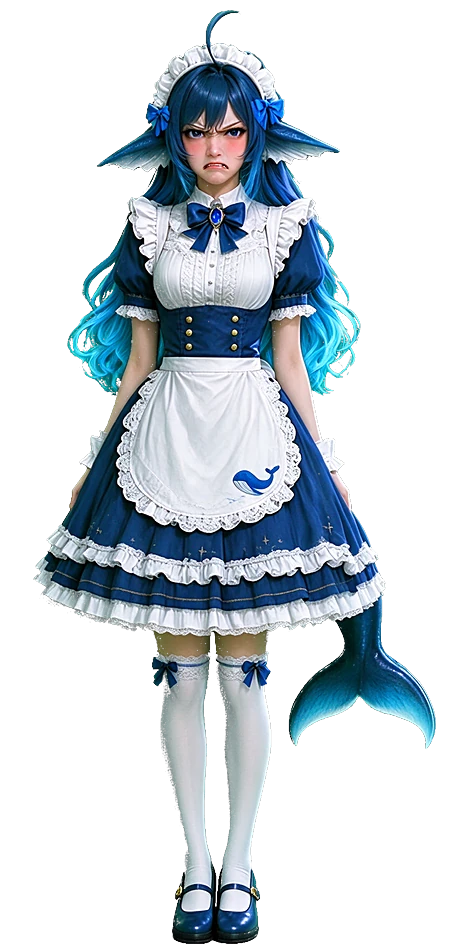
#> input picture assets/pet-azure-angry.webp, 468 x 950 px, given in place of pet-violet-walk1.webp, which was not available
$ python make-action-firsts.py
#> lines starting #> are read from the running program, lines starting #| are printed output that depends on the picture; pictures that were not available may be replaced by others from this repository, and a replacement may not be noted
from PIL import Image

W, H = 768, 1344
jobs = []
for pid in ['violet', 'crimson', 'indigo', 'silver']:
    for act, frame in [('walk', 'walk1'), ('hair', 'hair1')]:
        jobs.append((pid, act, f'assets/pet-{pid}-{frame}.webp'))

for pid, act, src_path in jobs:
    src = Image.open(src_path).convert('RGBA')
#> src is the input picture: PIL image 468x950 RGBA; mean R, G, B, A 46.8, 55.9, 62.5, 94.5
    canvas = Image.new('RGB', (W, H), (0, 255, 0))
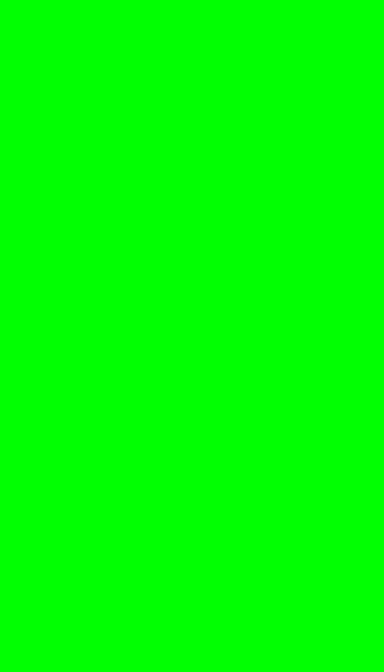
#> canvas: PIL image 768x1344 RGB (shown at 1/2 size); mean R, G, B 0, 255, 0
    target_h = int(H * 0.80)
    scale = target_h / src.height
#> scale = 1.13
    w = int(src.width * scale)
#> w = 529
    body = src.resize((w, target_h), Image.LANCZOS)
    x = (W - w) // 2
#> x = 119
    y = H - target_h - int(H * 0.10)
    canvas.paste(body, (x, y), body)
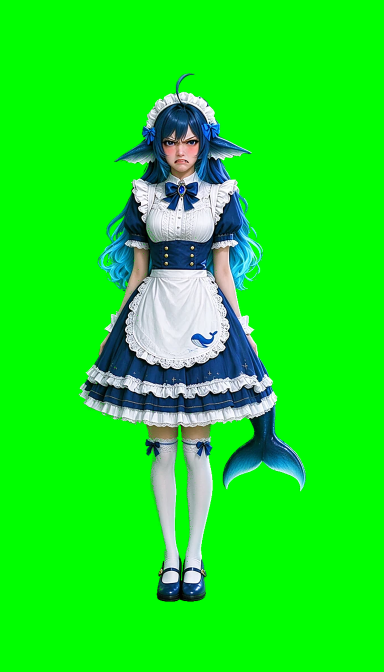
#> canvas: PIL image 768x1344 RGB (shown at 1/2 size); mean R, G, B 23.8, 231.4, 32.1
    out = f'C:/Users/Zuoyunlai/AppData/Local/Temp/{pid}-{act}-first.png'
    canvas.save(out)
    print(pid, act, '->', out)
#> pass 2 of the loop `for pid, act, src_path in jobs:`:
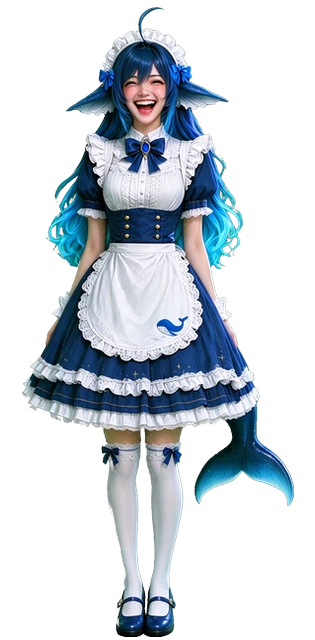
#> input picture assets/pet-azure-happy.webp, 315 x 640 px, given in place of pet-violet-hair1.webp, which was not available
#> src is the input picture: PIL image 315x640 RGBA; mean R, G, B, A 48.5, 56.6, 63.8, 94.9
#> `canvas.paste(body, (x, y), body)`:
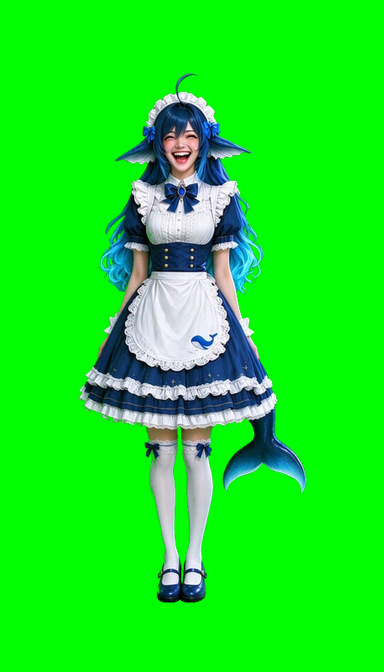
#> canvas: PIL image 768x1344 RGB (shown at 1/2 size); mean R, G, B 24, 230.8, 32
#> (the run stopped early here; a loop or call above may not have finished)
